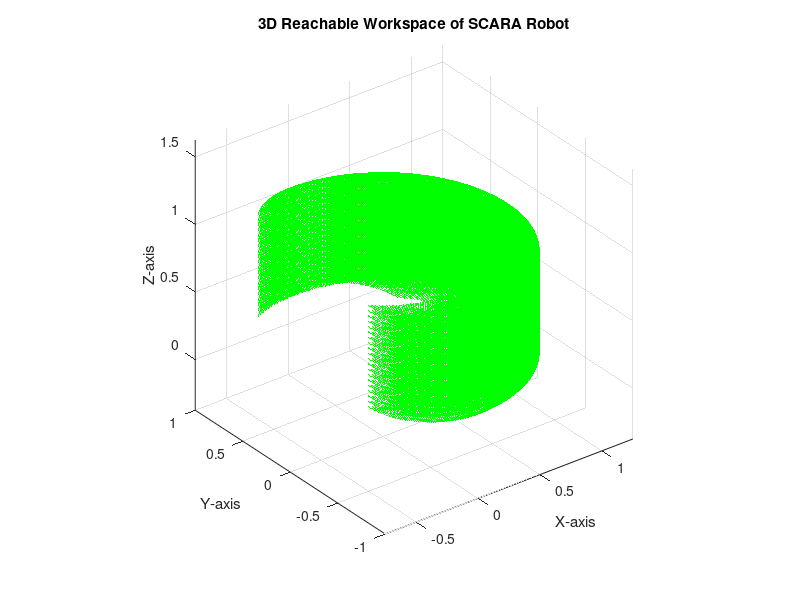

Recreate this plot in MATLAB.
% Workspace Parameters
theta1_range = linspace(deg2rad(-90), deg2rad(90), 100); % Joint 1 range
theta2_range = linspace(deg2rad(-90), deg2rad(45), 100); % Joint 2 range
d3_range = linspace(0.25, 1, 20); % Prismatic joint range (Z-axis)
a1 = 0.5; % Length of link 1
a2 = 0.5; % Length of link 2

% Generate Meshgrid for Joint Angles
[X, Y] = meshgrid(theta1_range, theta2_range);

% Initialize arrays for storing workspace points
X_pos = [];
Y_pos = [];
Z_pos = [];

% Loop through d3_range to compute 3D positions
for d3 = d3_range
    % Compute the X and Y positions using forward kinematics
    X_tmp = a1 * cos(X) + a2 * cos(X + Y);
    Y_tmp = a1 * sin(X) + a2 * sin(X + Y);
    Z_tmp = d3 * ones(size(X)); % Z positions based on d3
    
    % Store the positions
    X_pos = [X_pos; X_tmp(:)];
    Y_pos = [Y_pos; Y_tmp(:)];
    Z_pos = [Z_pos; Z_tmp(:)];
end

% Plot workspace in 3D
figure;
scatter3(X_pos, Y_pos, Z_pos, 1, 'g', 'filled'); % 3D scatter plot
xlabel('X-axis'); ylabel('Y-axis'); zlabel('Z-axis');
title('3D Reachable Workspace of SCARA Robot');
grid on;
axis equal;
